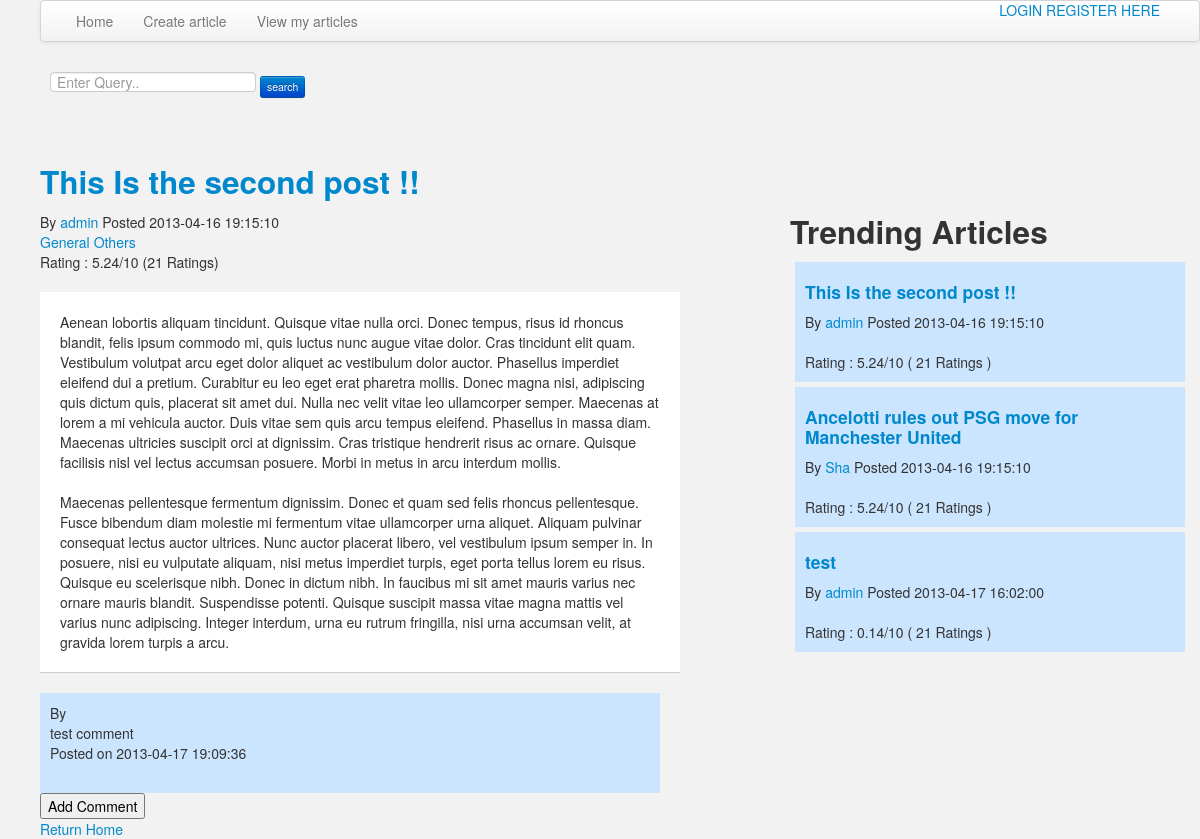
/magazine/article.php?id=25, run on the app's committed database.
### tables this page shows
CREATE TABLE IF NOT EXISTS `articles` (
  `ArticleID` int(11) NOT NULL AUTO_INCREMENT,
  `Title` varchar(50) NOT NULL,
  `Description` text NOT NULL,
  `AuthorID` int(11) NOT NULL,
  `Rating` double NOT NULL DEFAULT '5',
  `NumRatings` int(11) NOT NULL DEFAULT '20',
  `Keywords` text NOT NULL,
  `Timestamp` timestamp NOT NULL DEFAULT CURRENT_TIMESTAMP,
  `Approved` int(11) NOT NULL DEFAULT '0',
  `Categories` varchar(200) NOT NULL,
  PRIMARY KEY (`ArticleID`),
  KEY `Author` (`AuthorID`),
  KEY `AuthorID` (`AuthorID`)
);

CREATE TABLE IF NOT EXISTS `users` (
  `id` int(11) NOT NULL AUTO_INCREMENT,
  `name` varchar(30) NOT NULL,
  `email` varchar(30) NOT NULL,
  `roll` int(11) NOT NULL,
  `permissions` int(11) NOT NULL,
  `password` varchar(30) NOT NULL,
  PRIMARY KEY (`id`)
);

CREATE TABLE IF NOT EXISTS `comments` (
  `CommentID` int(11) NOT NULL AUTO_INCREMENT,
  `ArticleID` int(11) NOT NULL,
  `AuthorID` int(11) NOT NULL DEFAULT '-1',
  `Comment` text NOT NULL,
  `Timestamp` timestamp NOT NULL DEFAULT CURRENT_TIMESTAMP,
  PRIMARY KEY (`CommentID`),
  KEY `ArticleID` (`ArticleID`)
);

### magazine/topArticles.php (the view)
<html>
	<div id="topArticles">
		<h2>Trending Articles</h2>
		<?php
			$sql="SELECT * FROM articles,users where articles.AuthorID=users.id and articles.Approved=1 ORDER BY Rating DESC LIMIT 5";
			$result=mysql_query($sql) or die(mysql_error());
			while($row=mysql_fetch_array($result))
			{
				echo "<div class=\"topArticles-element\">";
					echo "<h4>"."<a href='article.php?id=".$row['ArticleID']."'>".$row['Title']."</a></h4>";
					echo "By "."<a href='profile.php?p=".$row['AuthorID']."'>".$row['name']."</a> Posted ".$row['Timestamp']."<br>";
					echo "<br>Rating : ".number_format($row['Rating'],2,'.',',')."/10  ( ".$row['NumRatings']." Ratings )";
				echo "</div>";
			}
		?>
	</div>
</html>

### magazine/header.php (shortened to what this page needs)
<link rel='stylesheet' type="text/css" href='css/styles.css'/>
<link rel='stylesheet' type='text/css' href='bootstrap/bootstrap/css/bootstrap.css'/>
<?php
    if(!isset($_SESSION['name']))
    {
        echo "
            <div id='header_bar'>
            <a href='loginform.php'>LOGIN</a>
            <a href='registerform.php'>REGISTER HERE</a>
            </div>
            ";
    }
?>

### magazine/menu.php (shortened to what this page needs)
<?php
$logged=logged_in();
echo "<div class=\"navbar\">";
	echo "<div class=\"navbar-inner\">";
	echo "<ul class=\"nav\">";
	echo '<li><a href="index.php">Home</a></li>';
	if($logged)echo '<li><a href="createArticleForm.php">Create article</a></li>';
	else echo '<li><a href="loginform.php">Create article</a></li>';
	if($logged)echo "<li><a href='profile.php?p=".$_SESSION["id"]."'>View my articles</a></li>";
	else echo '<li><a href="loginform.php">View my articles</a></li>';
	echo "</ul>";
	echo "</div>";
	echo "</div>";
?>

### magazine/searchform.php
<div id='search-form'>
<form method="GET" action="search.php">
	<input placeholder="Enter Query.." type="text" name="searchQ" id="searchQ" value=<?php if(isset($_GET['searchQ']))echo mysql_real_escape_string($_GET['searchQ']) ?> >
	<input type="submit" name="submit" id="submit"  value='search' class="btn btn-mini btn-primary"/>
</form>
</div>

### magazine/article.php (shortened to what this page needs)
<?php
include('functions.php');
include('header.php');
include('menu.php');
include('searchform.php');
include('topArticles.php');
?>
<?php
$sql="SELECT * FROM articles,users WHERE ArticleID=".$_GET['id']." AND users.id=articles.AuthorID ORDER BY Timestamp";
$result=mysql_query($sql);
if(mysql_num_rows($result)==0)echo "Page not found";
else
{
    $row=mysql_fetch_array($result);
    if(!isset($_SESSION['id']) || $_SESSION['id']!=$row['AuthorID'])
    {
        if($row['Approved']==1)
        {
            printArticle(($row),1);
        }
        else
        {
            echo "The article you are trying to find cannot be accessed";
        }
    }
    else if($_SESSION['id']==$row['AuthorID'])
    {
        printArticle(($row),0);
    }
}
$sql="SELECT * FROM comments LEFT JOIN users ON ArticleID=".$_GET['id']." AND (users.id=comments.AuthorID) ORDER BY Timestamp";
$result=mysql_query($sql) or die(mysql_error());
while($row=mysql_fetch_assoc($result))
{
    printComment($row);
}
?>
<html>
<head>
</head>
<body>
<div id='showFormButton'>
    <button onclick="showCommentForm()">Add Comment</button>
</div>
<a href='index.php'>Return Home</a>
</body>
</html>

### magazine/functions.php (shortened to what this page needs)
<?php
function logged_in()
{
	return False;
}
function printArticle($row,$num)
{
    $categories=explode(" ",$row['Categories']);
	echo '<div class='.'article'.'>';
	echo "<h2>"."<a href='article.php?id=".$row['ArticleID']."'>".$row['Title']."</a></h2>";
	echo "By "."<a href='profile.php?p=".$row['AuthorID']."'>".$row['name']."</a> Posted ".$row['Timestamp']."<br>";
    foreach($categories as $category)
    {
        echo "<a href='category.php?cat=".$category."'>".$category."</a> ";
    }
    echo "<br>Rating : ".number_format($row['Rating'],2,'.',',')."/10  (".$row['NumRatings']." Ratings)<br><br>";
	echo "<div class='article-content' style=''>".nl2br($row['Description'])."</div>";
	echo '</div>';
}
function printComment($row)
{
	echo '<div class='.'comment'.'>';
	if($row['AuthorID']!=-1)echo "By "."<a href='profile.php?p=".$row['AuthorID']."'>".$row['name']."</a><br>";
	else echo "By Anonymous<br>";
	echo "<div style='word-wrap:break-word;width:600px;'>".nl2br($row['Comment'])."</div>";
	echo "Posted on ".$row['Timestamp']."<br><br>";
	echo '</div>';
}
?>

### magazine/css/styles.css (style rules this page uses)
#header_bar { float:right; margin-right:40px; }
body { padding-left:40px; }
.article-content { border-bottom:1px solid #cecece; padding: 20px; word-wrap:break-word; width:600px; background-color: #fff; }
.article { #width:60%; }
#search-form { margin-top: 20px; padding:10px; }
.comment { padding: 10px; word-wrap:break-word; width:600px; background-color:#cce5ff; }
#topArticles { float:right; width:400px; margin-left:100px; margin-right:10px; margin-top:6%; }
.topArticles-element { margin:5px 5px 5px 5px; background-color:#cce5ff; padding:10px; }

### data on the page
articles: Title "This Is the second post !!", AuthorID.name "admin", Timestamp "2013-04-16 19:15:10", Rating "5.24", NumRatings "21", Categories "General", Categories "Others", Description "Aenean lobortis aliquam tincidunt. Quisque vitae nulla orci. Donec tempus, risus id rhoncus blandit, felis ipsum commodo mi, quis luctus nunc augue vitae dolor. Cras tincidunt elit quam. Vestibulum volutpat arcu eget dolor aliquet ac vestibulum dolor auctor. Phasellus imperdiet eleifend dui a pretium. Curabitur eu leo eget erat pharetra mollis. Donec magna nisi, adipiscing quis dictum quis, placerat sit amet dui. Nulla nec velit vitae leo ullamcorper semper. Maecenas at lorem a mi vehicula auctor. Duis vitae sem quis arcu tempus eleifend. Phasellus in massa diam. Maecenas ultricies suscipit orci at dignissim. Cras tristique hendrerit risus ac ornare. Quisque facilisis nisl vel lectus…"
articles: Title "Ancelotti rules out PSG move for Manchester United", AuthorID.name "Sha", Timestamp "2013-04-16 19:15:10", Rating "5.24", NumRatings "21"
articles: Title "test", AuthorID.name "admin", Timestamp "2013-04-17 16:02:00", Rating "0.14", NumRatings "21"
comments: Comment "test comment", Timestamp "2013-04-17 19:09:36"
